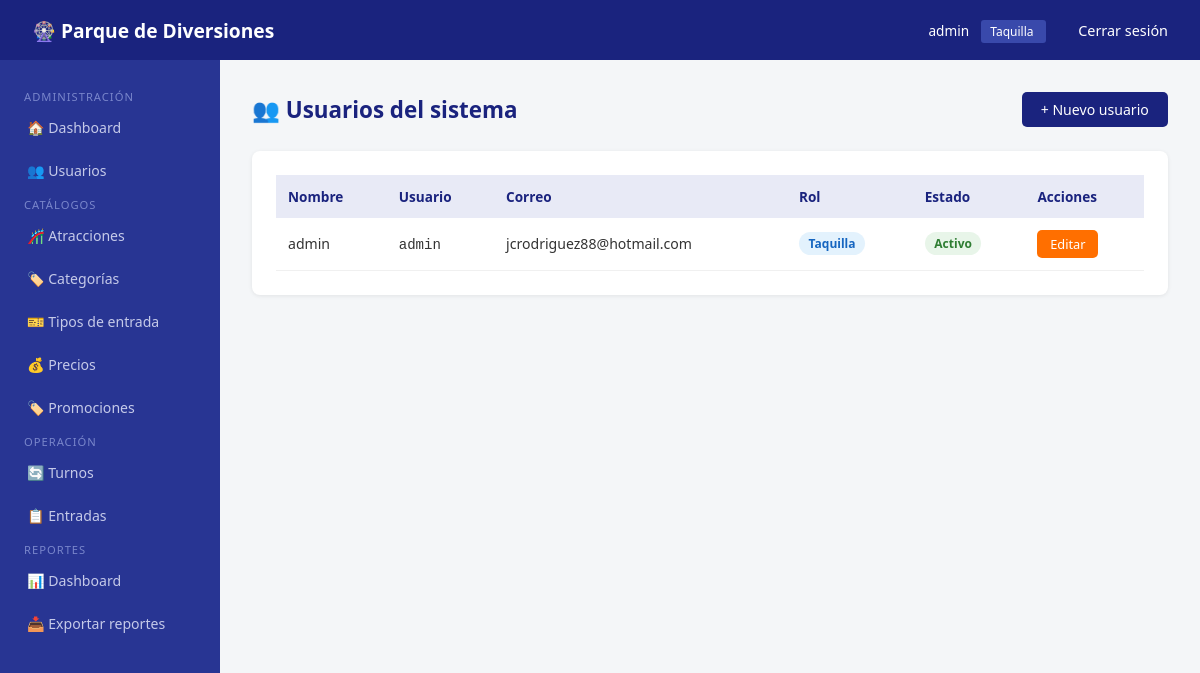
Before: /usuarios/lista/ (signed in) with the older database file.
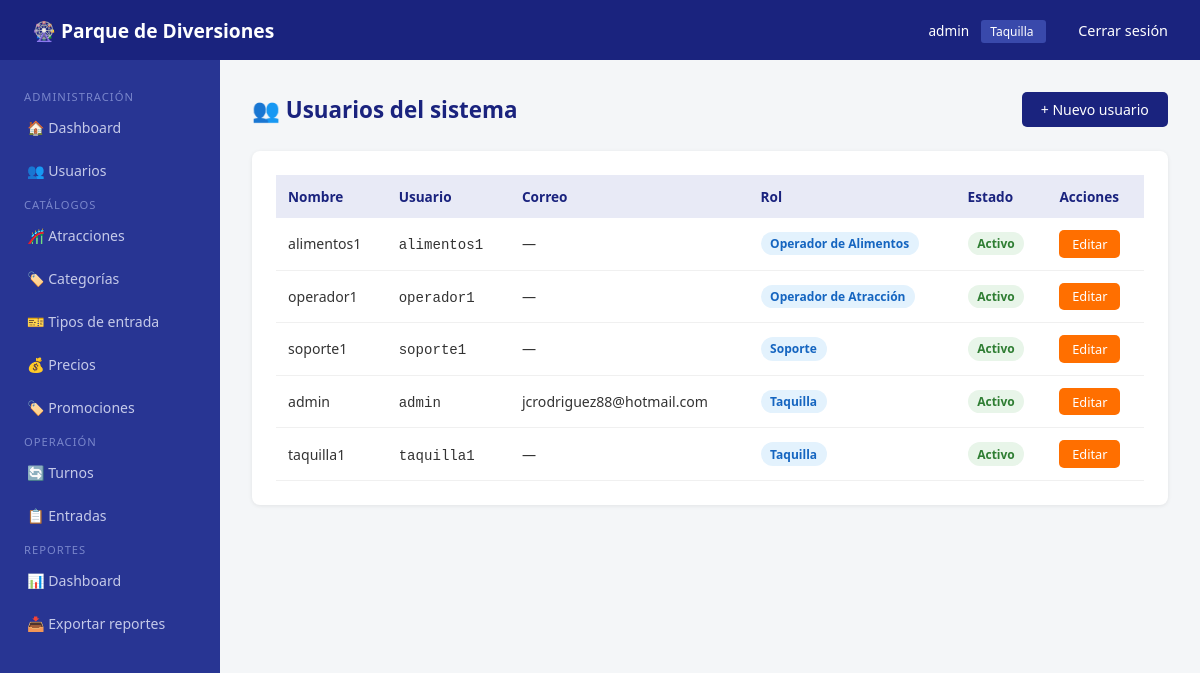
After: the same page with the newer database file.
### usuarios/models.py (models this page shows, shortened)
class UsuarioInterno(AbstractUser):
    rol = models.CharField(max_length=30, choices=ROL_CHOICES, default='taquilla')
    activo = models.BooleanField(default=True)
    fecha_creacion = models.DateTimeField(auto_now_add=True)

### usuarios/views.py (the view)
# urls.py: path('lista/',                  views.lista_usuarios,    name='lista_usuarios'),
@login_requerido
@rol_requerido('administrador')
def lista_usuarios(request):
    usuarios = UsuarioInterno.objects.all().order_by('rol', 'first_name')
    return render(request, 'usuarios/lista_usuarios.html', {'usuarios': usuarios})

### usuarios/decoradores.py (called while the page is built)
def rol_requerido(*roles):
    def decorator(view_func):
        @wraps(view_func)
        def wrapper(request, *args, **kwargs):
            if not request.user.is_authenticated:
                return redirect('usuarios:login')
            if request.user.is_superuser:
                return view_func(request, *args, **kwargs)
            if request.user.rol not in roles:
                messages.error(request, 'No tienes permiso para acceder a esta sección.')
                return redirect('usuarios:dashboard')
            return view_func(request, *args, **kwargs)
        return wrapper
    return decorator

def login_requerido(view_func):
    @wraps(view_func)
    def wrapper(request, *args, **kwargs):
        if not request.user.is_authenticated:
            return redirect('usuarios:login')
        return view_func(request, *args, **kwargs)
    return wrapper

### templates/usuarios/lista_usuarios.html (shortened to what this page needs)
{% extends 'base/base.html' %}
{% block content %}
<div class="page-header">
    <h1>👥 Usuarios del sistema</h1>
    <a href="{% url 'usuarios:crear_usuario' %}" class="btn btn-primary">+ Nuevo usuario</a>
</div>
<div class="card">
    <table>
        <thead>
            <tr>
                <th>Nombre</th>
                <th>Usuario</th>
                <th>Correo</th>
                <th>Rol</th>
                <th>Estado</th>
                <th>Acciones</th>
            </tr>
        </thead>
        <tbody>
            {% for u in usuarios %}
            <tr>
                <td>{{ u.get_full_name|default:u.username }}</td>
                <td><code>{{ u.username }}</code></td>
                <td>{{ u.email|default:"—" }}</td>
                <td><span class="badge badge-info">{{ u.get_rol_display }}</span></td>
                <td>
                    {% if u.activo %}
                        <span class="badge badge-success">Activo</span>
                    {% else %}
                        <span class="badge badge-danger">Inactivo</span>
                    {% endif %}
                </td>
                <td>
                    <a href="{% url 'usuarios:editar_usuario' u.pk %}"
                       class="btn btn-warning"
                       style="padding: 0.3rem 0.8rem; font-size: 0.8rem;">
                        Editar
                    </a>
                </td>
            </tr>
            {% empty %}
            <tr>
                <td colspan="6" style="text-align: center; color: #888; padding: 2rem;">
                    No hay usuarios registrados.
                </td>
            </tr>
            {% endfor %}
        </tbody>
    </table>
</div>
{% endblock %}

### templates/base/base.html (shortened to what this page needs)
<!DOCTYPE html>
<html lang="es">
<head>
</head>
<body>
<nav class="navbar">
    <span class="brand">🎡 Parque de Diversiones</span>
    <div>
        {% if user.is_authenticated %}
            <span style="font-size:0.85rem; margin-right:0.5rem;">
                {{ user.get_full_name|default:user.username }}
            </span>
            <span style="background:#3949ab; padding:0.2rem 0.6rem; border-radius:3px; font-size:0.75rem; margin-right:1rem;">
                {{ user.get_rol_display }}
            </span>
            <a href="{% url 'usuarios:logout' %}">Cerrar sesión</a>
        {% endif %}
    </div>
</nav>
{% if user.is_authenticated %}
<div class="sidebar">
    {% if user.rol == 'administrador' or user.is_superuser %}
        <span class="section-title">Administración</span>
        <a href="{% url 'usuarios:dashboard' %}">🏠 Dashboard</a>
        <a href="{% url 'usuarios:lista_usuarios' %}">👥 Usuarios</a>
        <span class="section-title">Catálogos</span>
        <a href="{% url 'atracciones:lista' %}">🎢 Atracciones</a>
        <a href="{% url 'atracciones:categorias' %}">🏷️ Categorías</a>
        <a href="{% url 'entradas:tipos' %}">🎫 Tipos de entrada</a>
        <a href="{% url 'entradas:precios' %}">💰 Precios</a>
        <a href="{% url 'entradas:promociones' %}">🏷️ Promociones</a>
        <span class="section-title">Operación</span>
        <a href="{% url 'turnos:panel_admin' %}">🔄 Turnos</a>
        <a href="{% url 'entradas:lista_entradas' %}">📋 Entradas</a>
        <span class="section-title">Reportes</span>
        <a href="{% url 'reportes:dashboard' %}">📊 Dashboard</a>
        <a href="{% url 'reportes:dashboard' %}">📥 Exportar reportes</a>
    {% elif user.rol == 'taquilla' %}
        <span class="section-title">Taquilla</span>
        <a href="{% url 'usuarios:dashboard' %}">🏠 Dashboard</a>
        <a href="{% url 'entradas:vender' %}">🎫 Vender entrada</a>
        <a href="{% url 'entradas:validar' %}">✅ Validar entrada</a>
        <a href="{% url 'entradas:lista_entradas' %}">📋 Entradas del día</a>
    {% elif user.rol == 'operador_atraccion' %}
        <span class="section-title">Mi atracción</span>
        <a href="{% url 'usuarios:dashboard' %}">🏠 Dashboard</a>
        <a href="{% url 'turnos:panel_operador' %}">🎡 Panel de turnos</a>
        <a href="{% url 'atracciones:lista' %}">⚙️ Atracciones</a>
    {% elif user.rol == 'operador_alimentos' %}
        <span class="section-title">Alimentos</span>
        <a href="{% url 'usuarios:dashboard' %}">🏠 Dashboard</a>
    {% elif user.rol == 'soporte' %}
        <span class="section-title">Soporte</span>
        <a href="{% url 'usuarios:dashboard' %}">🏠 Dashboard</a>
        <a href="{% url 'usuarios:buscar_visitante' %}">🔍 Buscar visitante</a>
    {% endif %}
</div>
{% endif %}
<div class="main-content {% if not user.is_authenticated %}full{% endif %}">
    {% block content %}{% endblock %}
</div>
</body>
</html>

### templates/base/base.html (style rules this page uses)
* { margin: 0; padding: 0; box-sizing: border-box; }
body { font-family: 'Segoe UI', sans-serif; background: #f4f6f8; color: #333; }
.navbar { background: #1a237e; color: white; padding: 1rem 2rem; display: flex; justify-content: space-between; align-items: center; position: fixed; top: 0; left: 0; right: 0; z-index: 100; height: 60px; }
.navbar .brand { font-size: 1.2rem; font-weight: bold; }
.navbar a { color: white; text-decoration: none; margin-left: 1rem; font-size: 0.9rem; }
.sidebar { width: 220px; background: #283593; min-height: calc(100vh - 60px); position: fixed; top: 60px; left: 0; padding: 1.5rem 0; overflow-y: auto; }
.sidebar a { display: block; color: #c5cae9; text-decoration: none; padding: 0.75rem 1.5rem; font-size: 0.88rem; border-left: 3px solid transparent; transition: all 0.2s; }
.sidebar .section-title { color: #7986cb; font-size: 0.7rem; text-transform: uppercase; padding: 1rem 1.5rem 0.3rem; letter-spacing: 1px; }
.main-content { margin-left: 220px; padding: 2rem; margin-top: 60px; min-height: calc(100vh - 60px); }
.card { background: white; border-radius: 8px; padding: 1.5rem; margin-bottom: 1.5rem; box-shadow: 0 1px 4px rgba(0,0,0,0.08); }
.btn { display: inline-block; padding: 0.5rem 1.2rem; border-radius: 5px; border: none; cursor: pointer; font-size: 0.88rem; text-decoration: none; transition: opacity 0.2s; }
.btn-primary { background: #1a237e; color: white; }
.btn-warning { background: #ff6f00; color: white; }
.badge { display: inline-block; padding: 0.2rem 0.6rem; border-radius: 20px; font-size: 0.75rem; font-weight: bold; }
.badge-success { background: #e8f5e9; color: #2e7d32; }
.badge-info { background: #e3f2fd; color: #1565c0; }
table { width: 100%; border-collapse: collapse; }
th { background: #e8eaf6; color: #1a237e; padding: 0.75rem; text-align: left; font-size: 0.85rem; }
td { padding: 0.75rem; border-bottom: 1px solid #f0f0f0; font-size: 0.88rem; }
.page-header { display: flex; justify-content: space-between; align-items: center; margin-bottom: 1.5rem; }
.page-header h1 { font-size: 1.4rem; color: #1a237e; }

Changed rows visible on the page:
added UsuarioInterno: get_full_name "alimentos1", username "alimentos1", email "—", rol "Operador de Alimentos", activo "Activo"
added UsuarioInterno: get_full_name "operador1", username "operador1", email "—", rol "Operador de Atracción", activo "Activo"
added UsuarioInterno: get_full_name "soporte1", username "soporte1", email "—", rol "Soporte", activo "Activo"
added UsuarioInterno: get_full_name "taquilla1", username "taquilla1", email "—", rol "Taquilla", activo "Activo"
